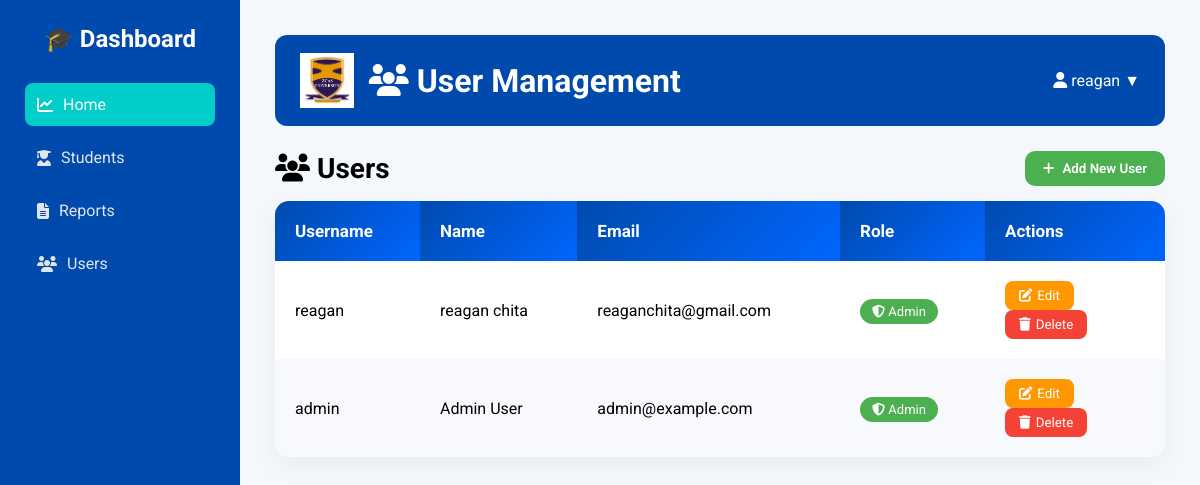
Screenshot of /users (signed in) with the database file from the repository.
### app.py (models this page shows, shortened)
class User(db.Model, UserMixin):
    id = db.Column(db.Integer, primary_key=True)
    username = db.Column(db.String(100), unique=True, nullable=False)
    password = db.Column(db.String(200), nullable=False)  # store hashed passwords
    first_name = db.Column(db.String(100), nullable=False)
    last_name = db.Column(db.String(100), nullable=False)
    email = db.Column(db.String(100), unique=True, nullable=False)
    is_admin = db.Column(db.Boolean, default=False)
    grading_scale = db.Column(db.Integer, default=100)
    passing_mark = db.Column(db.Float, default=40)
    dark_mode = db.Column(db.Boolean, default=False)
    allow_user_registration = db.Column(db.Boolean, default=True)
    default_sort = db.Column(db.String(20), default="name")

### app.py (the view, shortened to what this page needs)
@app.route('/users', methods=['GET', 'POST'])
@login_required
def user_management_page():
    if not getattr(current_user, 'is_admin', False):
        flash("Unauthorized access", "danger")
        return redirect(url_for('home'))
    users = User.query.all()
    return render_template("users.html", users=users, page='users')

### app.py (called while the page is built)
@login_manager.user_loader
def load_user(user_id):
    return User.query.get(int(user_id))

### templates/users.html (shortened to what this page needs)
<!DOCTYPE html>
<html lang="en">
<head>
<link rel="stylesheet" href="https://cdnjs.cloudflare.com/ajax/libs/font-awesome/6.5.0/css/all.min.css">
</head>
<body>
{% include "_sidebar.html" %}
<div class="main-content">
<div class="app-bar">
    <div class="app-bar-left">
        <img src="{{ url_for('static', filename='zcas_logo.png') }}">
        <h1><i class="fa fa-users"></i> User Management</h1>
    </div>
    <div class="app-bar-right">
        <button class="dropdown-btn"><i class="fa fa-user"></i> {{ current_user.first_name }} ▼</button>
    </div>
</div>
<div class="table-container">
    <div class="table-header">
        <h3><i class="fa fa-users"></i> Users</h3>
        <button class="add-btn" id="openAddModal"><i class="fa fa-plus"></i> Add New User</button>
    </div>
    <table>
        <thead>
            <tr>
                <th>Username</th>
                <th>Name</th>
                <th>Email</th>
                <th>Role</th>
                <th width="180">Actions</th>
            </tr>
        </thead>
        <tbody>
        {% for user in users %}
            <tr>
                <td>{{ user.username }}</td>
                <td>{{ user.first_name }} {{ user.last_name }}</td>
                <td>{{ user.email }}</td>
                <td>
                    {% if user.is_admin %}
                        <span class="admin-badge admin-true"><i class="fa fa-shield-alt"></i> Admin</span>
                    {% else %}
                        <span class="admin-badge admin-false"><i class="fa fa-user"></i> User</span>
                    {% endif %}
                </td>
                <td>
                    <button type="button"
                        class="edit-btn"
                        onclick="openEditModal(
                            '{{ user.id }}',
                            '{{ user.username }}',
                            '{{ user.first_name }}',
                            '{{ user.last_name }}',
                            '{{ user.email }}',
                            '{{ user.is_admin }}'
                        )">
                        <i class="fa fa-edit"></i> Edit
                    </button>
                    <form method="POST"
                          action="{{ url_for('delete_user', user_id=user.id) }}"
                          style="display:inline;">
                        <button class="delete-btn"><i class="fa fa-trash"></i> Delete</button>
                    </form>
                </td>
            </tr>
        {% endfor %}
        </tbody>
    </table>
</div>
</div>
</body>
</html>

### templates/users.html (style rules this page uses)
* { box-sizing:border-box; margin:0; padding:0; font-family:'Roboto',sans-serif; }
body { display:flex; min-height:100vh; background:#f4f7fb; }
.main-content { flex:1; padding:35px; }
.app-bar { display:flex; justify-content:space-between; align-items:center; background:#004aad; color:white; padding:18px 25px; border-radius:12px; margin-bottom:25px; }
.app-bar-left { display:flex; align-items:center; gap:15px; }
.app-bar-left img { height:55px; }
.app-bar-right { position:relative; }
.dropdown-btn { background:none; border:none; color:white; font-size:16px; cursor:pointer; }
.table-container { width:100%; }
.table-header { display:flex; justify-content:space-between; align-items:center; margin-bottom:15px; }
.table-header h3 { font-size:28px; }
.add-btn { padding:10px 18px; border:none; border-radius:10px; background:#4CAF50; color:white; font-weight:600; cursor:pointer; transition:.3s; display:flex; align-items:center; gap:8px; }
table { width:100%; border-collapse:collapse; background:white; border-radius:14px; overflow:hidden; box-shadow:0 8px 25px rgba(0,0,0,0.05); }
th,td { padding:20px; text-align:left; }
th { background:linear-gradient(135deg,#004aad,#0066ff); color:white; font-size:17px; }
tr:nth-child(even) { background:#f7f9fc; }
.edit-btn, .delete-btn { padding:7px 14px; border:none; border-radius:8px; cursor:pointer; color:white; display:flex; align-items:center; gap:5px; }
.edit-btn { background:#ff9800; }
.delete-btn { background:#f44336; }
.admin-badge { padding:5px 12px; border-radius:20px; color:white; font-size:13px; }
.admin-true { background:#4CAF50; }

### rows the page displays
User: first_name "reagan", username "reagan", last_name "chita", email "reaganchita@gmail.com", is_admin True (drawn)
User: username "admin", first_name "Admin", last_name "User", email "admin@example.com", is_admin True (drawn)
